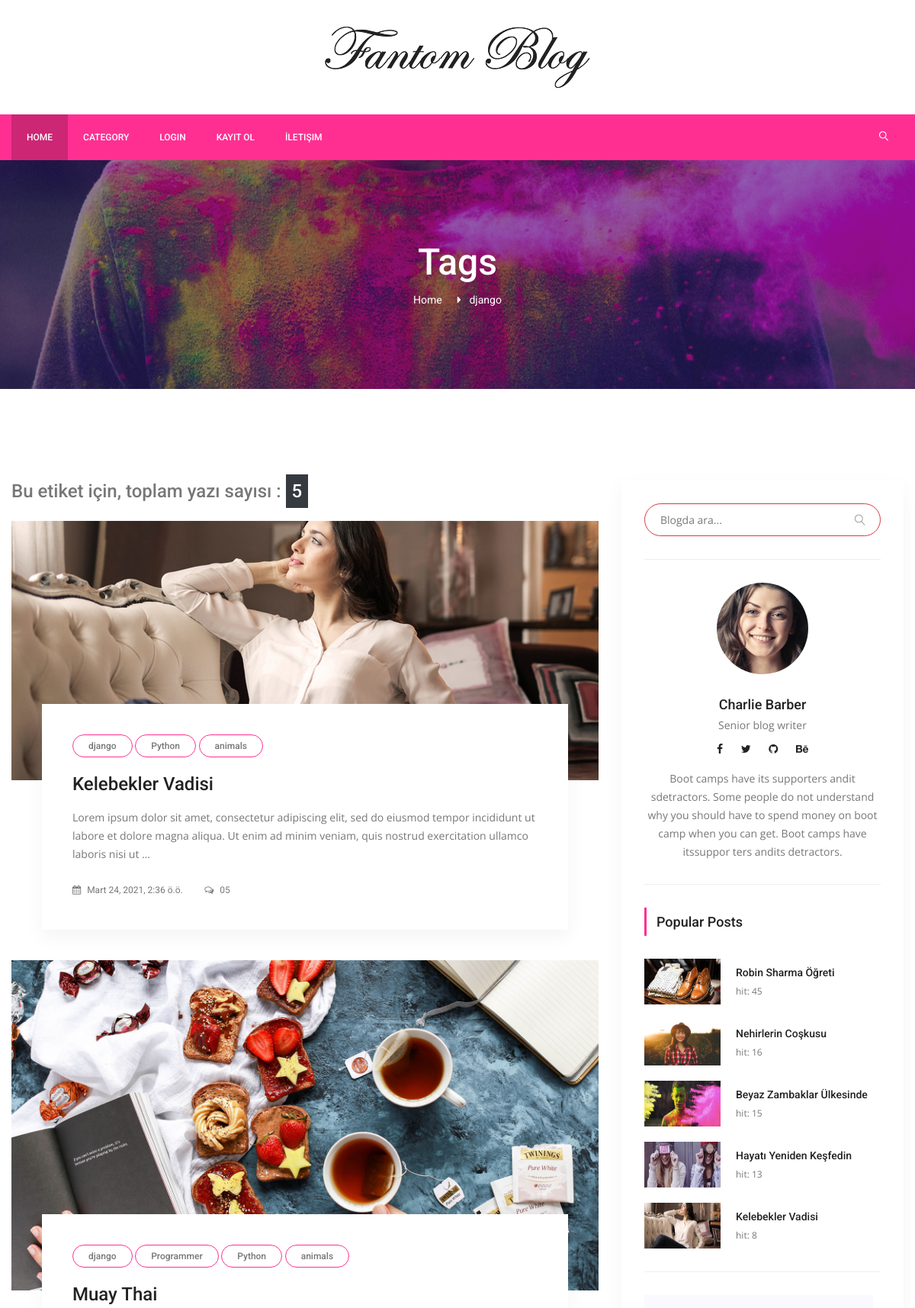
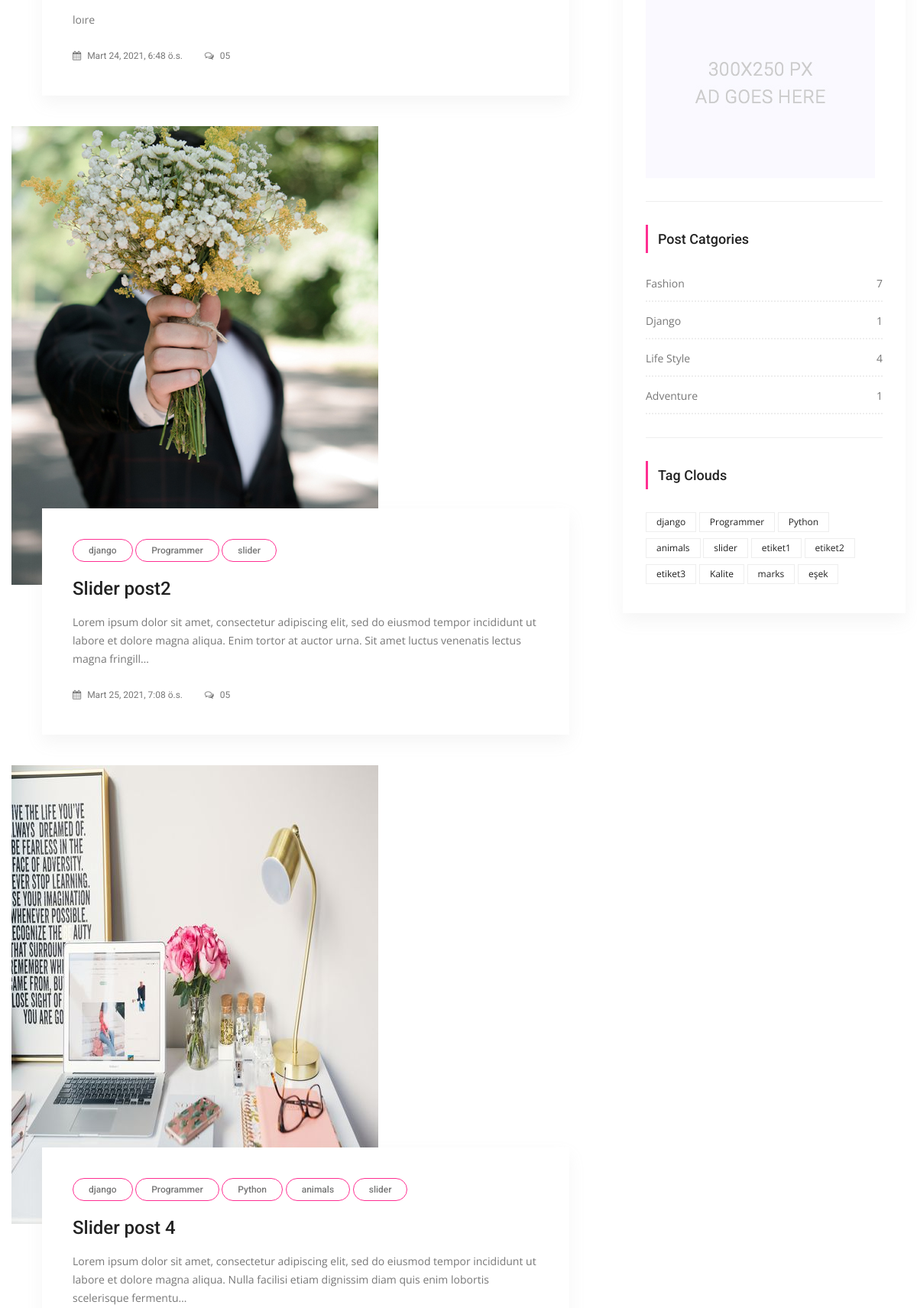
The app's page /tag/django (upper part) with its own data (2 pictures, top to bottom).
### posts/models.py (models this page shows, shortened)
class Tag(models.Model):
    title = models.CharField(max_length = 50)
    slug = models.SlugField(editable = False )
    def __str__(self):
        return self.title
    def post_count(self):
        return self.posts.all().count() #posts -> related_name='posts' olan...

class Post(models.Model):
    title = models.CharField(max_length=150)
    content = models.TextField()
    publishing_date = models.DateTimeField(auto_now_add=True)
    image = models.ImageField(null=True,blank=True, upload_to='resimler/',default="resimler/sean-o-KMn4VEeEPR8-unsplash.jpg")
    user = models.ForeignKey(settings.AUTH_USER_MODEL, on_delete=models.CASCADE, default=1)#ForeignKey -> 1'e çok yani, 1 kullanıcı bir sürü yazı ekleyebilir ilişkisi
    slug = models.SlugField(default="slug", editable=False)
    category = models.ForeignKey(Category,on_delete=models.CASCADE, default=1, related_name="posts")#1 Category'nin ->BİR SÜRÜ POSTU OLABİLİR , category -> one, Post Many
    tag = models.ManyToManyField(Tag,related_name="posts", blank=True)
    slider_post = models.BooleanField(default=False)
    hit=models.PositiveIntegerField(default=0)
    class Meta:
        ordering = ['-id']

class Category(models.Model):
    title = models.CharField(max_length=250)
    slug = models.SlugField(editable=False)
    def post_count(self):
        return self.posts.all().count() #posts -> related_name="posts" dan geliyor..

### posts/views.py (the view)
# urls.py: path('tag/<slug:slug>',TagDetail.as_view(), name='tag_detail'),
class TagDetail(ListView):
    model = Post
    template_name='tags/tag_detail.html'
    context_object_name='posts'
    paginate_by = 5
    def get_queryset(self):
        self.tag = get_object_or_404(Tag, slug=self.kwargs['slug'])
        return Post.objects.filter(tag = self.tag).order_by('id')
    def get_context_data(self,**kwargs):
        context = super(TagDetail,self).get_context_data(**kwargs)
        self.tag = get_object_or_404(Tag, slug=self.kwargs['slug'])
        context['tag'] = self.tag
        return context

### posts/templatetags/custom_tags.py (called while the page is built)
@register.simple_tag(name="categories")
def all_categories():
    return Category.objects.all()

@register.simple_tag(name="tags")
def all_tags():
    return Tag.objects.all()

@register.simple_tag(name="hit_posts")
def hit_posts():
    return Post.objects.order_by('-hit')[:5] # 5 tane post gösterir.

### templates/tags/tag_detail.html (shortened to what this page needs)
{% extends 'base.html' %}
{% load static %}
    {% block content %}
        <section class="banner_area">
            <div class="banner_inner d-flex align-items-center">
            	<div class="overlay bg-parallax" data-stellar-ratio="0.9" data-stellar-vertical-offset="0" data-background=""></div>
				<div class="container">
					<div class="banner_content text-center">
						<h2>Tags</h2>
						<div class="page_link">
							<a href="{% url 'index' %}">Home</a>
                            <a href="#">{{ tag.title }}</a>
						</div>
					</div>
				</div>
            </div>
        </section>
        <section class="blog_area p_120">
            <div class="container">
                <div class="row">
                    <div class="col-lg-8">
                        <h3 class="mb-4">Bu etiket için, toplam yazı sayısı :
                           <span class="bg-dark text-white p-2">{{ tag.post_count }} </span>
                        </h3>
                        <div class="blog_left_sidebar">
                        {% for post in posts %}
                            <article class="blog_style1">
                            	<div class="blog_img">
                            		<img class="img-fluid" src="{{ post.image.url }}" alt="">
                            	</div>
                            	<div class="blog_text">
									<div class="blog_text_inner">
                                        {% for tag in post.tag.all %}
										<a class="cat" href="{% url 'tag_detail' tag.slug %}">{{ tag.title }}</a>
                                        {% endfor %}
										<a href="{% url 'detail' pk=post.id slug=post.slug %}"><h4>{{ post.title }}</h4></a>
										<p>{{ post.content | safe | truncatechars_html:200 }}</p>
										<div class="date">
											<a href="#"><i class="fa fa-calendar" aria-hidden="true"></i> {{ post.publishing_date }}</a>
											<a href="#"><i class="fa fa-comments-o" aria-hidden="true"></i> 05</a>
										</div>
									</div>
                            	</div>
                            </article>
                        {% endfor %}
                        </div>
                    </div>
                    {% include 'right_side.html' %}
                </div>
            </div>
        </section>
   {% endblock %}

### templates/right_side.html
{% load static %}
{% load custom_tags %}
  <div class="col-lg-4">
            <div class="blog_right_sidebar">
                <aside class="single_sidebar_widget search_widget">
                    <form action="{% url 'search' %}" method="get">
                    <div class="input-group ">
                            <input type="text" class="form-control border-danger" placeholder="Blogda ara..." name="q">
                            <span class="input-group-btn">
                                <button class="btn btn-default" type="button"><i class="lnr lnr-magnifier"></i></button>
                            </span>
                    </div> </form>
                    <div class="br"></div>
                </aside>
                <aside class="single_sidebar_widget author_widget">
                    <img class="author_img rounded-circle" src="{% static "img/blog/author.png" %}" alt="">
                    <h4>Charlie Barber</h4>
                    <p>Senior blog writer</p>
                    <div class="social_icon">
                        <a href="#"><i class="fa fa-facebook"></i></a>
                        <a href="#"><i class="fa fa-twitter"></i></a>
                        <a href="#"><i class="fa fa-github"></i></a>
                        <a href="#"><i class="fa fa-behance"></i></a>
                    </div>
                    <p>Boot camps have its supporters andit sdetractors. Some people do not understand why you should have to spend money on boot camp when you can get. Boot camps have itssuppor ters andits detractors.</p>
                    <div class="br"></div>
                </aside>
                <aside class="single_sidebar_widget popular_post_widget">
                    <h3 class="widget_title">Popular Posts</h3>
                    {% hit_posts as posts %}
                    {% for post in posts %}
                        <div class="media post_item">
                        <img src="{{ post.image.url }}" alt="post" style="width:100px;height:60px;">
                        <div class="media-body">
                            <a href="{% url 'detail'  post.id post.slug %}"><h3>{{ post.title }}</h3></a>
                            <p>hit: {{ post.hit }}</p>
                        </div>
                    </div>
                    {% endfor %}
                    <div class="br"></div>
                </aside>
                <aside class="single_sidebar_widget">
                    <a href="#"><img class="img-fluid" src="{% static "img/blog/add.jpg" %}" alt=""></a>
                    <div class="br"></div>
                </aside>
                <aside class="single_sidebar_widget post_category_widget">
                    <h4 class="widget_title">Post Catgories</h4>
                    <ul class="list cat-list">
                       {% categories as categories %}
                        {% for category in categories %}
                        <li>
                            <a href="{% url 'category_detail' pk=category.id slug=category.slug %}" class="d-flex justify-content-between">
                                <p>{{ category.title }}</p>
                                <p>{{ category.post_count }}</p>
                            </a>
                        </li>
                        {% endfor %}
                    </ul>
                    <div class="br"></div>
                </aside>
                <aside class="single-sidebar-widget tag_cloud_widget">
                    <h4 class="widget_title">Tag Clouds</h4>
                    <ul class="list">
                        {% tags as etiketler %}
                        {% for etiket in etiketler %}
                        <li><a href="{% url 'tag_detail' etiket.slug %}">{{ etiket }}</a></li>
                        {% endfor %}
                    </ul>
                </aside>
            </div>
        </div>

### records on screen
Tag: title "django", post_count "5"
Post: image (picture), title "Kelebekler Vadisi", content "Lorem ipsum dolor sit amet, consectetur adipiscing elit, sed do eiusmod tempor incididunt ut labore et dolore magna aliqua. Ut enim ad minim veniam, quis nostrud exercitation ullamco laboris nisi ut …", publishing_date "Mart 24, 2021, 2:36 ö.ö.", hit "8"
Tag: title "Python"
Tag: title "animals"
Post: image (picture), title "Muay Thai", content "loıre", publishing_date "Mart 24, 2021, 6:48 ö.s."
Tag: title "Programmer"
Post: image (picture), title "Slider post2", content "Lorem ipsum dolor sit amet, consectetur adipiscing elit, sed do eiusmod tempor incididunt ut labore et dolore magna aliqua. Enim tortor at auctor urna. Sit amet luctus venenatis lectus magna fringill…", publishing_date "Mart 25, 2021, 7:08 ö.s."
Tag: title "slider"
Post: image (picture), title "Slider post 4", content "Lorem ipsum dolor sit amet, consectetur adipiscing elit, sed do eiusmod tempor incididunt ut labore et dolore magna aliqua. Nulla facilisi etiam dignissim diam quis enim lobortis scelerisque fermentu…"
Post: image (picture), title "Robin Sharma Öğreti", hit "45"
Post: image (picture), title "Nehirlerin Coşkusu", hit "16"
Post: image (picture), title "Beyaz Zambaklar Ülkesinde", hit "15"
Post: image (picture), title "Hayatı Yeniden Keşfedin", hit "13"
Category: title "Fashion", post_count "7"
Category: title "Django", post_count "1"
Category: title "Life Style", post_count "4"
Category: title "Adventure", post_count "1"
Tag: title "etiket1"
Tag: title "etiket2"
Tag: title "etiket3"
Tag: title "Kalite"
Tag: title "marks"
Tag: title "eşek"
